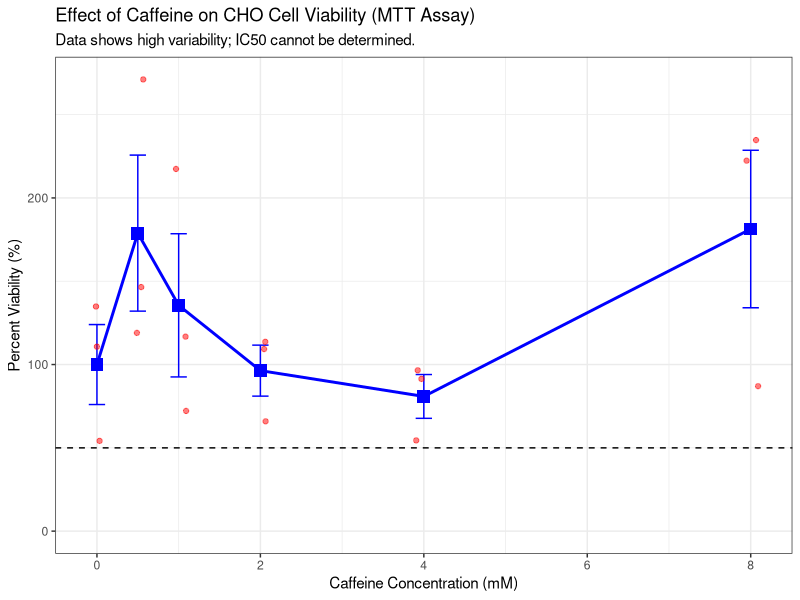

Recreate this plot in R.
# IC50 Curve Plotting for BTEC20 Experiment #2
# This script reads raw absorbance data, calculates percent viability,
# and generates a dose-response curve.

# --- 1. Load Required Libraries ---
# We use the 'tidyverse' package for data manipulation (dplyr, tidyr) and
# plotting (ggplot2).
library(tidyverse)

# --- 2. Read the Data ---
# This reads the raw absorbance data from the CSV file.
# Make sure the CSV file is in the same directory as this R script.
raw_data <- read.csv("mtt_assay_data.csv")

# --- 3. Process and Tidy the Data ---
# The data is currently in a "wide" format. We need to convert it to a "long"
# format to make it easier to work with for calculations and plotting.
# We will also add the caffeine concentrations corresponding to each column.
processed_data <- raw_data %>%
  # Convert from wide to long format
  pivot_longer(cols = starts_with("Col"), names_to = "Column",
               values_to = "Absorbance") %>%
  # Add a new column with the correct caffeine concentrations based on the
  # protocol
  mutate(Concentration_mM = case_when(
    Column == "Col3" ~ 0,
    Column == "Col4" ~ 0.5,
    Column == "Col5" ~ 1.0,
    Column == "Col6" ~ 2.0,
    Column == "Col7" ~ 4.0,
    Column == "Col8" ~ 8.0,
    TRUE ~ NA_real_ # Assign NA to columns we don't need for the plot
    # (Col1, Col2)
  )) %>%
  # Remove the control columns that are not part of the dose-response curve
  filter(!is.na(Concentration_mM))

# --- 4. Calculate Percent Viability ---
# First, we need to find the average absorbance of the control wells
# (0 mM Caffeine)
control_avg <- processed_data %>%
  filter(Concentration_mM == 0) %>%
  summarise(avg_absorbance = mean(Absorbance)) %>%
  pull(avg_absorbance) # pull() extracts the single value

# Now, we calculate the percent viability for every data point
viability_data <- processed_data %>%
  mutate(Percent_Viability = (Absorbance / control_avg) * 100)

# To make plotting easier, let's also create a summary table with the mean
# and standard error
summary_data <- viability_data %>%
  group_by(Concentration_mM) %>%
  summarise(
    Mean_Viability = mean(Percent_Viability),
    SD_Viability = sd(Percent_Viability), # Standard Deviation
    N = n(),
    SE_Viability = SD_Viability / sqrt(N) # Standard Error
  )

# --- 5. Generate the Plot ---
# We use ggplot2 to create the dose-response curve.
# This plot will show the mean viability with error bars, as well as the
# individual data points.
ic50_plot <- ggplot(summary_data,
                    aes(x = Concentration_mM, y = Mean_Viability)) +

  # Add a line connecting the mean viability points
  geom_line(color = "blue", linewidth = 1) +

  # Add error bars representing the standard error
  geom_errorbar(aes(ymin = Mean_Viability - SE_Viability,
                    ymax = Mean_Viability + SE_Viability),
                width = 0.2, color = "blue") +

  # Add points for the mean viability values
  geom_point(color = "blue", size = 4, shape = 15) +

  # Show the individual, raw data points to visualize the spread
  geom_jitter(data = viability_data,
              aes(x = Concentration_mM, y = Percent_Viability),
              width = 0.1, alpha = 0.5, color = "red") +

  # Add a horizontal dashed line at 50% viability to indicate the IC50 level
  geom_hline(yintercept = 50, linetype = "dashed", color = "black") +

  # Add labels and title for clarity
  labs(
    title = "Effect of Caffeine on CHO Cell Viability (MTT Assay)",
    subtitle = "Data shows high variability; IC50 cannot be determined.",
    x = "Caffeine Concentration (mM)",
    y = "Percent Viability (%)"
  ) +

  # Use a clean, scientific theme for the plot
  theme_bw() +

  # Set the y-axis to start at 0
  scale_y_continuous(limits = c(0, NA))

# --- 6. Display and Save the Plot ---
# This will show the plot in the RStudio plots pane.
# Only print the plot in interactive sessions to avoid Rscript
# creating Rplots.pdf
if (interactive()) {
  print(ic50_plot)
}

# Save the plot as a PNG image
ggsave("ic50_plot.png", plot = ic50_plot, width = 8, height = 6, dpi = 300)
